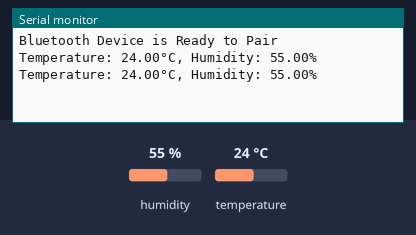
A sketch run on a simulated ESP32. Parts: the last lines printed to the serial monitor. Inputs (shaded band) come from the test bench; at power-on: humidity 55 %, temperature 24 °C. Nothing arrives over Bluetooth unless stated.

Above: at 2.8 s.
2.9 s: humidity set to 22 %
At 4.8 s:
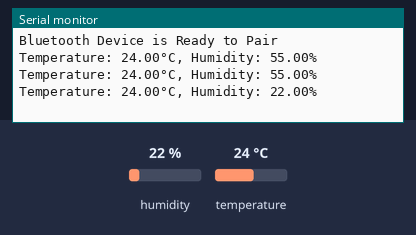
5.6 s: temperature set to 12 °C
At 7.2 s:
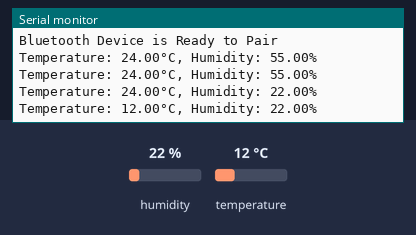
8.3 s: humidity set to 40 %
At 10.7 s:
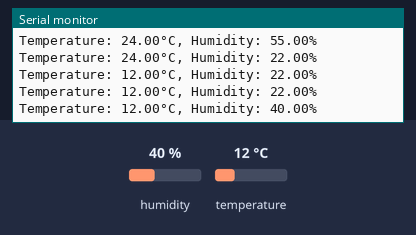
Timing chart, 0 to 12.2 s (numbered marks = the images above; inputs shaded):
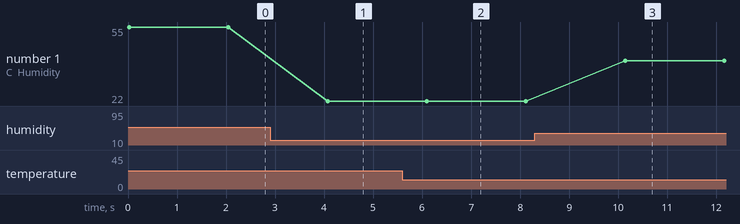

The sketch:

DHT11_Bluetooth_Monitoring.ino
```cpp
#include "BluetoothSerial.h" // Include Bluetooth Serial library
#include "DHT.h"             // Include DHT sensor library

#define DHTPIN 14            // Define the DHT sensor pin
#define DHTTYPE DHT11        // Define the DHT sensor type

BluetoothSerial SerialBT;    // Create a Bluetooth Serial object
DHT dht(DHTPIN, DHTTYPE);    // Initialize the DHT sensor

void setup() {
    Serial.begin(115200);    // Initialize Serial Monitor
    SerialBT.begin("NAZ_DHT"); // Set Bluetooth device name
    Serial.println("Bluetooth Device is Ready to Pair");

    dht.begin(); // Initialize DHT sensor
}

void loop() {
    float temperature = dht.readTemperature(); // Read temperature
    float humidity = dht.readHumidity();      // Read humidity

    // Check if reading is successful
    if (isnan(temperature) || isnan(humidity)) {
        Serial.println("Failed to read from DHT sensor!");
        SerialBT.println("Failed to read from DHT sensor!");
    } else {
        // Send data via Bluetooth
        String data = "Temperature: " + String(temperature) + "°C, Humidity: " + String(humidity) + "%";
        Serial.println(data);  // Print to Serial Monitor
        SerialBT.println(data); // Send data over Bluetooth
    }

    delay(2000); // Wait 2 seconds before next reading
}
```

Measured:
- after the input at 2.9 s, the serial monitor: prints a new line after 1.2 s (image 1)
- after the input at 5.6 s, the serial monitor: prints a new line after 0.49 s (image 2)
- after the input at 8.3 s, the serial monitor: prints a new line after 1.8 s (image 3)
- plotted number 1: 55 → 22 after the input at 2.9 s, 22 → 40 after the input at 8.3 s
